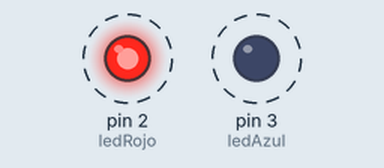
The sketch below on a simulated Arduino Uno, built with avr-gcc and run on an emulated ATmega328P. On the bench: output pins drawn as LEDs (lit = HIGH). Dashed ring = blinking.

Above: at 0.2 s.
Timing chart, 0 to 3.0 s (numbered marks = the images above):
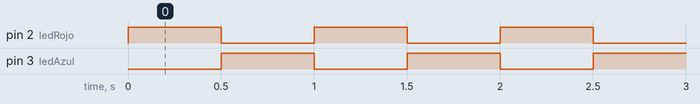

The sketch:

Blink.ino
```cpp
// Parpadeo 2 LED //

#define ledRojo 2
#define ledAzul 3

void setup() {
  // initialize digital pin LED_BUILTIN as an output.
  pinMode(ledRojo, OUTPUT);
  pinMode(ledAzul, OUTPUT);
}

// the loop function runs over and over again forever
void loop() {
  digitalWrite(ledRojo, HIGH);      // turn the red LED on (HIGH is the voltage level)
  digitalWrite(ledAzul, LOW);       // turn the blue LED off (LOW is the voltage level)
  delay(500);                      // wait for a second
  digitalWrite(ledRojo, LOW);       // turn the red LED off (LOW is the voltage level)
  digitalWrite(ledAzul, HIGH);      // turn the blue LED on (HIGH is the voltage level)
  delay(500);                      // wait for a second
}
```

Measured:
- by itself, pin 2 (ledRojo), pin 3 (ledAzul): alternates HIGH for 0.50 s and LOW for 0.50 s
